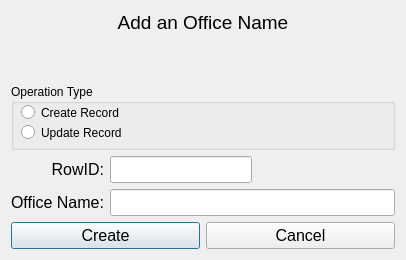
<?xml version="1.0" encoding="UTF-8"?>
<ui version="4.0">
 <class>Dialog</class>
 <widget class="QDialog" name="Dialog">
  <property name="geometry">
   <rect>
    <x>0</x>
    <y>0</y>
    <width>406</width>
    <height>260</height>
   </rect>
  </property>
  <property name="windowTitle">
   <string>Dialog</string>
  </property>
  <layout class="QGridLayout" name="gridLayout_4">
   <item row="0" column="0">
    <widget class="QLabel" name="lbl_office_form_heading">
     <property name="font">
      <font>
       <pointsize>14</pointsize>
       <weight>50</weight>
       <bold>false</bold>
      </font>
     </property>
     <property name="text">
      <string>Add an Office Name</string>
     </property>
     <property name="alignment">
      <set>Qt::AlignHCenter|Qt::AlignTop</set>
     </property>
    </widget>
   </item>
   <item row="1" column="0">
    <widget class="QGroupBox" name="groupBox">
     <property name="title">
      <string>Operation Type</string>
     </property>
     <widget class="QRadioButton" name="rbtn_create_office">
      <property name="geometry">
       <rect>
        <x>10</x>
        <y>20</y>
        <width>101</width>
        <height>17</height>
       </rect>
      </property>
      <property name="text">
       <string>Create Record</string>
      </property>
     </widget>
     <widget class="QRadioButton" name="rbtn_update_office">
      <property name="geometry">
       <rect>
        <x>10</x>
        <y>40</y>
        <width>101</width>
        <height>17</height>
       </rect>
      </property>
      <property name="text">
       <string>Update Record</string>
      </property>
     </widget>
    </widget>
   </item>
   <item row="2" column="0">
    <layout class="QGridLayout" name="gridLayout_3">
     <item row="0" column="0">
      <layout class="QGridLayout" name="gridLayout">
       <item row="0" column="0">
        <widget class="QLabel" name="label_7">
         <property name="font">
          <font>
           <pointsize>12</pointsize>
          </font>
         </property>
         <property name="text">
          <string>RowID:</string>
         </property>
         <property name="alignment">
          <set>Qt::AlignRight|Qt::AlignTrailing|Qt::AlignVCenter</set>
         </property>
        </widget>
       </item>
       <item row="0" column="1">
        <widget class="QLineEdit" name="row_id">
         <property name="font">
          <font>
           <pointsize>12</pointsize>
          </font>
         </property>
        </widget>
       </item>
       <item row="0" column="2">
        <spacer name="horizontalSpacer">
         <property name="orientation">
          <enum>Qt::Horizontal</enum>
         </property>
         <property name="sizeHint" stdset="0">
          <size>
           <width>98</width>
           <height>20</height>
          </size>
         </property>
        </spacer>
       </item>
       <item row="1" column="0">
        <widget class="QLabel" name="label_2">
         <property name="font">
          <font>
           <pointsize>12</pointsize>
          </font>
         </property>
         <property name="text">
          <string>Office Name:</string>
         </property>
         <property name="alignment">
          <set>Qt::AlignRight|Qt::AlignTrailing|Qt::AlignVCenter</set>
         </property>
        </widget>
       </item>
       <item row="1" column="1" colspan="2">
        <widget class="QLineEdit" name="office_name">
         <property name="font">
          <font>
           <pointsize>12</pointsize>
          </font>
         </property>
         <property name="toolTip">
          <string>&lt;html&gt;&lt;head/&gt;&lt;body&gt;&lt;p&gt;This name will appear in the message as the sender.&lt;/p&gt;&lt;/body&gt;&lt;/html&gt;</string>
         </property>
         <property name="text">
          <string/>
         </property>
        </widget>
       </item>
      </layout>
     </item>
     <item row="1" column="0">
      <layout class="QGridLayout" name="gridLayout_2">
       <item row="0" column="0">
        <widget class="QPushButton" name="btn_create">
         <property name="font">
          <font>
           <pointsize>12</pointsize>
          </font>
         </property>
         <property name="text">
          <string>Create</string>
         </property>
        </widget>
       </item>
       <item row="0" column="1">
        <widget class="QPushButton" name="btn_cancel">
         <property name="font">
          <font>
           <pointsize>12</pointsize>
          </font>
         </property>
         <property name="text">
          <string>Cancel</string>
         </property>
        </widget>
       </item>
      </layout>
     </item>
    </layout>
   </item>
  </layout>
 </widget>
 <resources/>
 <connections/>
</ui>
